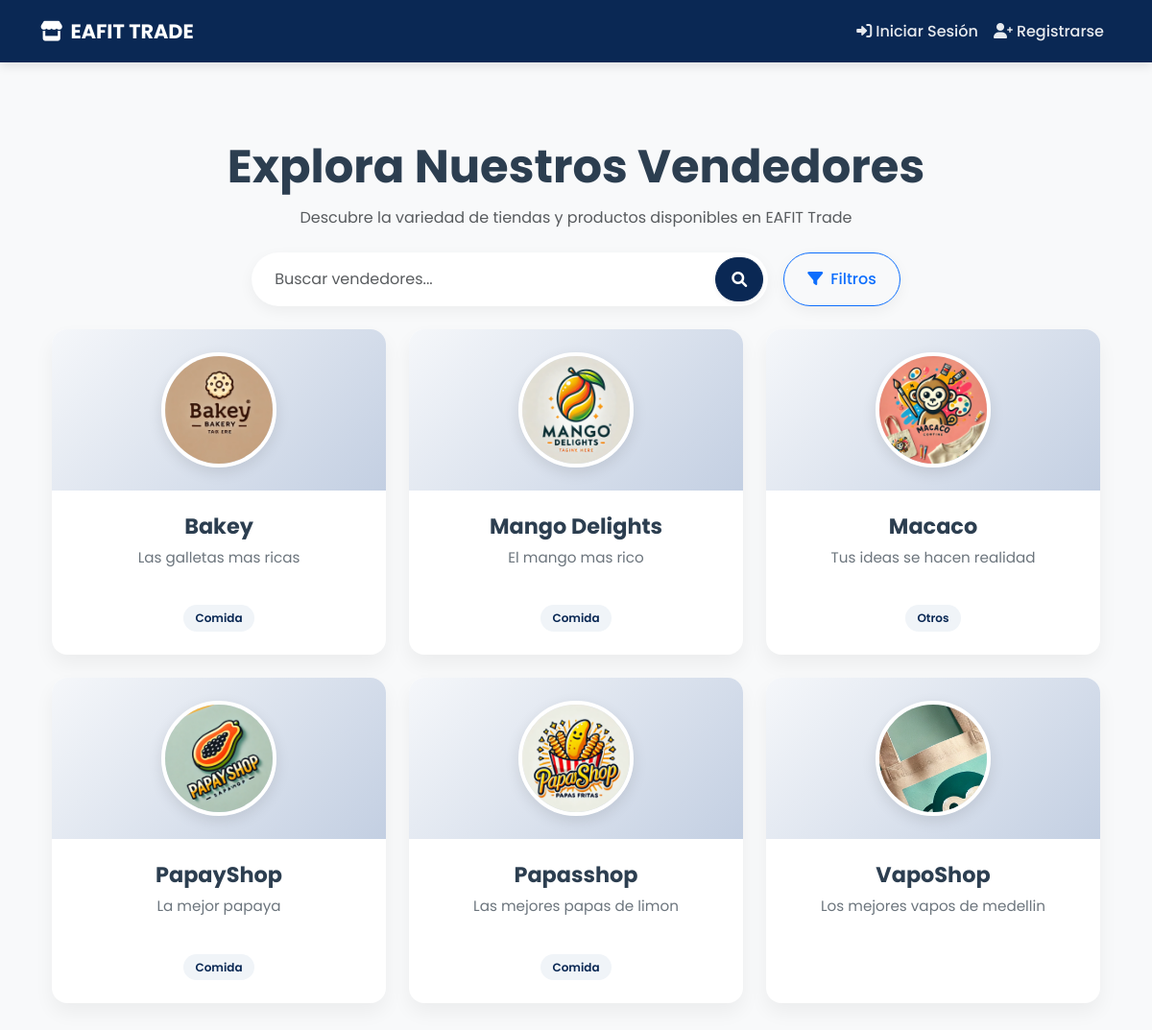
The page /sellers/ on the database its author committed.
### seller_profiles/models.py (models this page shows, shortened)
class SellerProfile(models.Model):
    user = models.OneToOneField(
        User,
        on_delete=models.CASCADE,
        related_name='seller_profile'
    )
    profile_image = models.ImageField(
        upload_to='profiles/',
        verbose_name='Foto de perfil',
        null=True,
        blank=True
    )
    store_name = models.CharField(
        max_length=100,
        verbose_name='Nombre de la tienda',
        help_text='Nombre que se mostrará en tu perfil de vendedor'
    )
    slogan = models.CharField(
        max_length=200,
        verbose_name='Slogan',
        help_text='Una frase corta que describa tu tienda',
        blank=True,
        null=True
    )
    description = models.TextField(
        verbose_name='Descripción',
        help_text='Describe tu tienda y los productos que vendes'
    )
    whatsapp = models.CharField(
        max_length=15,
        verbose_name='WhatsApp',
        help_text='Ingresa tu número de WhatsApp con código de país (ej: 573001234567)',
        blank=True,
        null=True
    )
    class Meta:
        verbose_name = 'Perfil de vendedor'
        verbose_name_plural = 'Perfiles de vendedores'

### seller_profiles/views.py (the view)
# urls.py: path('sellers/', profile_views.seller_list, name='seller_list'),
def seller_list(request):
    sellers = SellerProfile.objects.all()
    search_query = request.GET.get('search', '').strip()
    selected_categories = request.GET.getlist('categories')
    if search_query:
        sellers = sellers.filter(
            Q(store_name__icontains=search_query) |
            Q(user__username__icontains=search_query)
        )
    if selected_categories:
        sellers = sellers.filter(
            user__products__category__in=selected_categories
        ).distinct()
    sellers_data = []
    for seller in sellers:
        seller_categories = seller.user.products.values_list(
            'category', flat=True
        ).distinct()
        sellers_data.append({
            'profile': seller,
            'categories': list(seller_categories)
        })
    all_categories = [choice[0] for choice in Product.CATEGORY_CHOICES]
    context = {
        'sellers': sellers_data,
        'all_categories': all_categories,
        'search_query': search_query,
        'selected_categories': selected_categories,
    }
    return render(request, 'seller_profiles/seller_list.html', context)

### seller_profiles/templates/seller_profiles/seller_list.html (shortened to what this page needs)
{% extends 'products/base.html' %}
{% load humanize %}
{% block content %}
<div class="container py-5">
    <div class="section-header mb-4">
        <h1 class="display-5 text-center fw-bold">Explora Nuestros Vendedores</h1>
        <p class="text-center text-muted mb-0">Descubre la variedad de tiendas y productos disponibles en EAFIT Trade</p>
    </div>
    <div class="search-container mb-4">
        <form method="get" id="searchForm">
            <div class="search-bar-wrapper">
                <div class="row g-3 align-items-center justify-content-center">
                    <div class="col-md-8 col-lg-6">
                        <div class="search-input-container">
                            <input type="text"
                                name="search"
                                class="form-control search-input"
                                placeholder="Buscar vendedores..."
                                value="{{ search_query }}">
                            <button type="submit" class="btn btn-primary search-btn">
                                <i class="fas fa-search"></i>
                            </button>
                        </div>
                    </div>
                    <div class="col-auto">
                        <button class="btn btn-outline-primary filter-toggle-btn"
                                type="button"
                                data-bs-toggle="collapse"
                                data-bs-target="#filterOptions"
                                aria-expanded="false"
                                aria-controls="filterOptions">
                            <i class="fas fa-filter me-2"></i>Filtros
                        </button>
                    </div>
                </div>
            </div>
        </form>
    </div>
    <div class="row g-4">
        {% for seller_data in sellers %}
            <div class="col-md-6 col-lg-4">
                <a href="{% url 'public_profile' seller_data.profile.user.id %}" class="text-decoration-none">
                    <div class="seller-card">
                        <div class="seller-header">
                            <div class="seller-image-container">
                                {% if seller_data.profile.profile_image %}
                                    <img src="{{ seller_data.profile.profile_image.url }}"
                                         alt="{{ seller_data.profile.store_name }}"
                                         class="seller-image">
                                {% else %}
                                    <div class="seller-image-placeholder">
                                        <i class="fas fa-store"></i>
                                    </div>
                                {% endif %}
                            </div>
                        </div>
                        <div class="seller-content">
                            <h3 class="seller-name">{{ seller_data.profile.store_name }}</h3>
                            {% if seller_data.profile.slogan %}
                                <p class="seller-slogan">{{ seller_data.profile.slogan }}</p>
                            {% endif %}
                            {% if seller_data.categories %}
                                <div class="seller-categories">
                                    {% for category in seller_data.categories %}
                                        <span class="category-badge">{{ category }}</span>
                                    {% endfor %}
                                </div>
                            {% endif %}
                        </div>
                    </div>
                </a>
            </div>
        {% endfor %}
    </div>
</div>
{% endblock %}

### products/templates/products/base.html (style rules this page uses)
:root { --primary-color: hwb(216 4% 67%); --secondary-color: #6c757d; --light-bg: #f8f9fa; --card-shadow: 0 10px 20px rgba(0,0,0,0.05); --hover-shadow: 0 15px 30px rgba(0,0,0,0.1); --border-radius: 16px; --input-radius: 10px; --button-radius: 10px; --transition-speed: 0.3s; }
body { font-family: 'Poppins', sans-serif; background-color: var(--light-bg); color: #2c3e50; }
h1, h2, h3, h4, h5, h6 { font-weight: 600; }
.btn { border-radius: var(--button-radius); padding: 0.6rem 1.5rem; font-weight: 500; transition: all var(--transition-speed); box-shadow: 0 2px 4px rgba(0,0,0,0.05); }
.btn-primary { background-color: var(--primary-color); border-color: var(--primary-color); }
.form-control, .form-select { border-radius: var(--input-radius); padding: 0.6rem 1rem; border: 1px solid #e2e8f0; font-size: 1rem; transition: all var(--transition-speed); box-shadow: 0 2px 4px rgba(0,0,0,0.02); min-height: 46px; }

### seller_profiles/templates/seller_profiles/seller_list.html (style rules this page uses)
.section-header { margin-bottom: 2.5rem; }
.section-header h1 { font-weight: 700; margin-bottom: 0.75rem; color: #2c3e50; }
.search-container { margin-bottom: 2.5rem; }
.search-input-container { position: relative; box-shadow: 0 5px 15px rgba(0,0,0,0.05); border-radius: 50px; overflow: hidden; }
.search-input { height: 56px; border-radius: 50px; padding-left: 1.5rem; padding-right: 4rem; font-size: 1rem; border: none; }
.search-btn { position: absolute; right: 5px; top: 5px; bottom: 5px; border-radius: 50px; width: 46px; display: flex; align-items: center; justify-content: center; }
.filter-toggle-btn { height: 56px; border-radius: 50px; font-weight: 500; box-shadow: 0 5px 15px rgba(0,0,0,0.05); transition: all 0.3s; }
.seller-card { background: white; border-radius: var(--border-radius); box-shadow: var(--card-shadow); transition: all 0.3s; height: 100%; overflow: hidden; }
.seller-header { background: linear-gradient(135deg, #f5f7fa 0%, #c3cfe2 100%); padding: 1.5rem; text-align: center; }
.seller-image-container { width: 120px; height: 120px; margin: 0 auto; }
.seller-image { width: 100%; height: 100%; border-radius: 50%; object-fit: cover; border: 4px solid white; box-shadow: 0 5px 15px rgba(0,0,0,0.1); }
.seller-content { padding: 1.5rem; text-align: center; }
.seller-name { font-size: 1.4rem; font-weight: 700; color: #2c3e50; margin-bottom: 0.5rem; }
.seller-slogan { font-size: 0.95rem; color: #6c757d; margin-bottom: 1rem; display: -webkit-box; -webkit-line-clamp: 2; -webkit-box-orient: vertical; overflow: hidden; min-height: 2.8rem; }
.seller-categories { display: flex; flex-wrap: wrap; gap: 0.5rem; justify-content: center; }
.category-badge { display: inline-block; padding: 0.3rem 0.75rem; border-radius: 50px; font-size: 0.75rem; font-weight: 600; background-color: #f0f4f8; color: var(--primary-color); }

### rows shown on the page
SellerProfile: profile.profile_image (picture), profile.store_name "Bakey", profile.slogan "Las galletas mas ricas", categories "Comida"
SellerProfile: profile.profile_image (picture), profile.store_name "Mango Delights", profile.slogan "El mango mas rico", categories "Comida"
SellerProfile: profile.profile_image (picture), profile.store_name "Macaco", profile.slogan "Tus ideas se hacen realidad", categories "Otros"
SellerProfile: profile.profile_image (picture), profile.store_name "PapayShop", profile.slogan "La mejor papaya", categories "Comida"
SellerProfile: profile.profile_image (picture), profile.store_name "Papasshop", profile.slogan "Las mejores papas de limon", categories "Comida"
SellerProfile: profile.profile_image (picture), profile.store_name "VapoShop", profile.slogan "Los mejores vapos de medellin"
